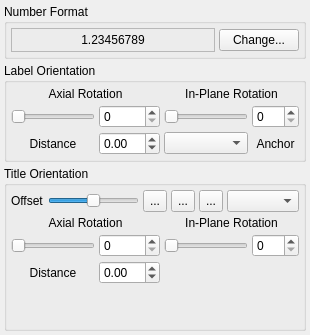
         <widget class="QWidget" name="XLabelsTab">
          <attribute name="title">
           <string>Labels</string>
          </attribute>
          <layout class="QVBoxLayout" name="verticalLayout_6">
           <property name="spacing">
            <number>4</number>
           </property>
           <property name="leftMargin">
            <number>4</number>
           </property>
           <property name="topMargin">
            <number>4</number>
           </property>
           <property name="rightMargin">
            <number>4</number>
           </property>
           <property name="bottomMargin">
            <number>4</number>
           </property>
           <item>
            <widget class="QGroupBox" name="XNumberFormatGroup">
             <property name="title">
              <string>Number Format</string>
             </property>
             <layout class="QHBoxLayout" name="horizontalLayout_14">
              <property name="spacing">
               <number>4</number>
              </property>
              <property name="leftMargin">
               <number>4</number>
              </property>
              <property name="topMargin">
               <number>4</number>
              </property>
              <property name="rightMargin">
               <number>4</number>
              </property>
              <property name="bottomMargin">
               <number>4</number>
              </property>
              <item>
               <widget class="QFrame" name="XNumberFormatTestFrame">
                <property name="sizePolicy">
                 <sizepolicy hsizetype="Expanding" vsizetype="Minimum">
                  <horstretch>0</horstretch>
                  <verstretch>0</verstretch>
                 </sizepolicy>
                </property>
                <property name="frameShape">
                 <enum>QFrame::StyledPanel</enum>
                </property>
                <property name="frameShadow">
                 <enum>QFrame::Sunken</enum>
                </property>
                <layout class="QHBoxLayout" name="horizontalLayout_15">
                 <property name="spacing">
                  <number>4</number>
                 </property>
                 <property name="leftMargin">
                  <number>4</number>
                 </property>
                 <property name="topMargin">
                  <number>4</number>
                 </property>
                 <property name="rightMargin">
                  <number>4</number>
                 </property>
                 <property name="bottomMargin">
                  <number>4</number>
                 </property>
                 <item>
                  <widget class="QLabel" name="XNumberFormatTestLabel">
                   <property name="sizePolicy">
                    <sizepolicy hsizetype="Preferred" vsizetype="Minimum">
                     <horstretch>0</horstretch>
                     <verstretch>0</verstretch>
                    </sizepolicy>
                   </property>
                   <property name="text">
                    <string>1.23456789</string>
                   </property>
                   <property name="alignment">
                    <set>Qt::AlignCenter</set>
                   </property>
                  </widget>
                 </item>
                </layout>
               </widget>
              </item>
              <item>
               <widget class="QPushButton" name="XNumberFormatChangeButton">
                <property name="text">
                 <string>Change...</string>
                </property>
               </widget>
              </item>
             </layout>
            </widget>
           </item>
           <item>
            <widget class="QGroupBox" name="XLabelOrientationGroup">
             <property name="title">
              <string>Label Orientation</string>
             </property>
             <layout class="QVBoxLayout" name="verticalLayout_5">
              <property name="spacing">
               <number>4</number>
              </property>
              <property name="leftMargin">
               <number>4</number>
              </property>
              <property name="topMargin">
               <number>4</number>
              </property>
              <property name="rightMargin">
               <number>4</number>
              </property>
              <property name="bottomMargin">
               <number>4</number>
              </property>
              <item>
               <layout class="QGridLayout" name="gridLayout_18">
                <property name="spacing">
                 <number>4</number>
                </property>
                <item row="3" column="1">
                 <widget class="QLabel" name="LabelD_19">
                  <property name="text">
                   <string>Distance</string>
                  </property>
                  <property name="alignment">
                   <set>Qt::AlignCenter</set>
                  </property>
                 </widget>
                </item>
                <item row="2" column="3">
                 <widget class="QSlider" name="XLabelInPlaneRotationSlider">
                  <property name="toolTip">
                   <string>Change the in-plane rotation (about Z) of the labels</string>
                  </property>
                  <property name="maximum">
                   <number>360</number>
                  </property>
                  <property name="orientation">
                   <enum>Qt::Horizontal</enum>
                  </property>
                 </widget>
                </item>
                <item row="2" column="2">
                 <widget class="QSpinBox" name="XLabelAxialRotationSpin">
                  <property name="toolTip">
                   <string>Change the axial rotation (along X) of the labels</string>
                  </property>
                  <property name="maximum">
                   <number>360</number>
                  </property>
                 </widget>
                </item>
                <item row="2" column="4">
                 <widget class="QSpinBox" name="XLabelInPlaneRotationSpin">
                  <property name="toolTip">
                   <string>Change the in-plane rotation (about Z) of the labels</string>
                  </property>
                  <property name="maximum">
                   <number>360</number>
                  </property>
                 </widget>
                </item>
                <item row="0" column="1" colspan="2">
                 <widget class="QLabel" name="LabelD_20">
                  <property name="text">
                   <string>Axial Rotation</string>
                  </property>
                  <property name="alignment">
                   <set>Qt::AlignCenter</set>
                  </property>
                 </widget>
                </item>
                <item row="2" column="1">
                 <widget class="QSlider" name="XLabelAxialRotationSlider">
                  <property name="toolTip">
                   <string>Change the axial rotation (along X) of the labels</string>
                  </property>
                  <property name="maximum">
                   <number>360</number>
                  </property>
                  <property name="orientation">
                   <enum>Qt::Horizontal</enum>
                  </property>
                 </widget>
                </item>
                <item row="0" column="3" colspan="2">
                 <widget class="QLabel" name="LabelD_21">
                  <property name="text">
                   <string>In-Plane Rotation</string>
                  </property>
                  <property name="alignment">
                   <set>Qt::AlignCenter</set>
                  </property>
                 </widget>
                </item>
                <item row="3" column="2">
                 <widget class="QDoubleSpinBox" name="XLabelDistanceSpin">
                  <property name="minimum">
                   <double>-99.000000000000000</double>
                  </property>
                  <property name="singleStep">
                   <double>0.100000000000000</double>
                  </property>
                 </widget>
                </item>
                <item row="3" column="3">
                 <widget class="QComboBox" name="XLabelAnchorCombo">
                  <property name="toolTip">
                   <string>Text anchor position for axis title</string>
                  </property>
                 </widget>
                </item>
                <item row="3" column="4">
                 <widget class="QLabel" name="LabelD_24">
                  <property name="text">
                   <string>Anchor</string>
                  </property>
                  <property name="alignment">
                   <set>Qt::AlignCenter</set>
                  </property>
                 </widget>
                </item>
               </layout>
              </item>
             </layout>
            </widget>
           </item>
           <item>
            <widget class="QGroupBox" name="XTitleOrientationGroup">
             <property name="title">
              <string>Title Orientation</string>
             </property>
             <layout class="QVBoxLayout" name="verticalLayout_3">
              <property name="spacing">
               <number>4</number>
              </property>
              <property name="leftMargin">
               <number>4</number>
              </property>
              <property name="topMargin">
               <number>4</number>
              </property>
              <property name="rightMargin">
               <number>4</number>
              </property>
              <property name="bottomMargin">
               <number>4</number>
              </property>
              <item>
               <layout class="QHBoxLayout" name="horizontalLayout_45">
                <property name="spacing">
                 <number>4</number>
                </property>
                <item>
                 <widget class="QLabel" name="LabelD_15">
                  <property name="frameShadow">
                   <enum>QFrame::Plain</enum>
                  </property>
                  <property name="text">
                   <string>Offset</string>
                  </property>
                 </widget>
                </item>
                <item>
                 <widget class="QSlider" name="XTitleHOffsetSlider">
                  <property name="sizePolicy">
                   <sizepolicy hsizetype="Expanding" vsizetype="Minimum">
                    <horstretch>0</horstretch>
                    <verstretch>0</verstretch>
                   </sizepolicy>
                  </property>
                  <property name="maximum">
                   <number>1000</number>
                  </property>
                  <property name="singleStep">
                   <number>10</number>
                  </property>
                  <property name="pageStep">
                   <number>50</number>
                  </property>
                  <property name="value">
                   <number>500</number>
                  </property>
                  <property name="orientation">
                   <enum>Qt::Horizontal</enum>
                  </property>
                 </widget>
                </item>
                <item>
                 <widget class="QToolButton" name="XTitleHOffsetLeftButton">
                  <property name="maximumSize">
                   <size>
                    <width>24</width>
                    <height>24</height>
                   </size>
                  </property>
                  <property name="toolTip">
                   <string>Set to minimum source data value</string>
                  </property>
                  <property name="text">
                   <string>...</string>
                  </property>
                  <property name="icon">
                   <iconset resource="uchroma.qrc">
                    <normaloff>:/uchroma/icons/toleftlimit.svg</normaloff>:/uchroma/icons/toleftlimit.svg</iconset>
                  </property>
                  <property name="iconSize">
                   <size>
                    <width>16</width>
                    <height>16</height>
                   </size>
                  </property>
                 </widget>
                </item>
                <item>
                 <widget class="QToolButton" name="XTitleHOffsetCentreButton">
                  <property name="maximumSize">
                   <size>
                    <width>24</width>
                    <height>24</height>
                   </size>
                  </property>
                  <property name="toolTip">
                   <string>Set to zero</string>
                  </property>
                  <property name="text">
                   <string>...</string>
                  </property>
                  <property name="icon">
                   <iconset resource="uchroma.qrc">
                    <normaloff>:/uchroma/icons/tocentre.svg</normaloff>:/uchroma/icons/tocentre.svg</iconset>
                  </property>
                  <property name="iconSize">
                   <size>
                    <width>16</width>
                    <height>16</height>
                   </size>
                  </property>
                 </widget>
                </item>
                <item>
                 <widget class="QToolButton" name="XTitleHOffsetRightButton">
                  <property name="maximumSize">
                   <size>
                    <width>24</width>
                    <height>24</height>
                   </size>
                  </property>
                  <property name="toolTip">
                   <string>Set to maximum source data value</string>
                  </property>
                  <property name="text">
                   <string>...</string>
                  </property>
                  <property name="icon">
                   <iconset resource="uchroma.qrc">
                    <normaloff>:/uchroma/icons/torightlimit.svg</normaloff>:/uchroma/icons/torightlimit.svg</iconset>
                  </property>
                  <property name="iconSize">
                   <size>
                    <width>16</width>
                    <height>16</height>
                   </size>
                  </property>
                 </widget>
                </item>
                <item>
                 <widget class="QComboBox" name="XTitleAnchorCombo">
                  <property name="toolTip">
                   <string>Text anchor position for axis title</string>
                  </property>
                 </widget>
                </item>
               </layout>
              </item>
              <item>
               <layout class="QGridLayout" name="gridLayout_17">
                <property name="spacing">
                 <number>4</number>
                </property>
                <item row="3" column="1">
                 <widget class="QLabel" name="LabelD_18">
                  <property name="text">
                   <string>Distance</string>
                  </property>
                  <property name="alignment">
                   <set>Qt::AlignCenter</set>
                  </property>
                 </widget>
                </item>
                <item row="2" column="3">
                 <widget class="QSlider" name="XTitleInPlaneRotationSlider">
                  <property name="maximum">
                   <number>360</number>
                  </property>
                  <property name="orientation">
                   <enum>Qt::Horizontal</enum>
                  </property>
                 </widget>
                </item>
                <item row="2" column="2">
                 <widget class="QSpinBox" name="XTitleAxialRotationSpin">
                  <property name="maximum">
                   <number>360</number>
                  </property>
                 </widget>
                </item>
                <item row="2" column="4">
                 <widget class="QSpinBox" name="XTitleInPlaneRotationSpin">
                  <property name="maximum">
                   <number>360</number>
                  </property>
                 </widget>
                </item>
                <item row="0" column="1" colspan="2">
                 <widget class="QLabel" name="LabelD_13">
                  <property name="text">
                   <string>Axial Rotation</string>
                  </property>
                  <property name="alignment">
                   <set>Qt::AlignCenter</set>
                  </property>
                 </widget>
                </item>
                <item row="2" column="1">
                 <widget class="QSlider" name="XTitleAxialRotationSlider">
                  <property name="maximum">
                   <number>360</number>
                  </property>
                  <property name="orientation">
                   <enum>Qt::Horizontal</enum>
                  </property>
                 </widget>
                </item>
                <item row="0" column="3" colspan="2">
                 <widget class="QLabel" name="LabelD_14">
                  <property name="text">
                   <string>In-Plane Rotation</string>
                  </property>
                  <property name="alignment">
                   <set>Qt::AlignCenter</set>
                  </property>
                 </widget>
                </item>
                <item row="3" column="2">
                 <widget class="QDoubleSpinBox" name="XTitleDistanceSpin">
                  <property name="minimum">
                   <double>-99.000000000000000</double>
                  </property>
                  <property name="singleStep">
                   <double>0.100000000000000</double>
                  </property>
                 </widget>
                </item>
               </layout>
              </item>
              <item>
               <spacer name="verticalSpacer_2">
                <property name="orientation">
                 <enum>Qt::Vertical</enum>
                </property>
                <property name="sizeHint" stdset="0">
                 <size>
                  <width>20</width>
                  <height>40</height>
                 </size>
                </property>
               </spacer>
              </item>
             </layout>
            </widget>
           </item>
          </layout>
         </widget>
